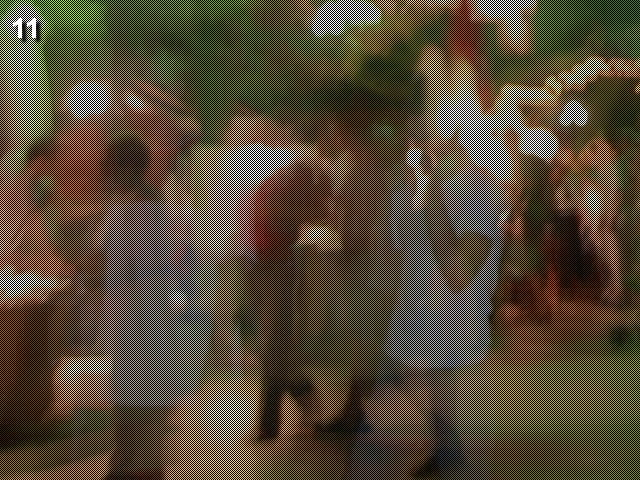
#> input picture Python_Challange/cave.jpg, 640 x 480 px
$ python 011-2.py
#> lines starting #> are read from the running program, lines starting #| are printed output that depends on the picture
#coding: utf8
#!/usr/bin/python

from PIL import Image

# download the image from: http://www.pythonchallenge.com/pc/return/cave.jpg

image = Image.open("cave.jpg")
#> image is the input picture: PIL image 640x480 RGB; mean R, G, B 85.8, 73.7, 57.3
size = tuple(x for x in image.size)
#> size = (640, 480)
odd = even = Image.new("RGB", size, (255,0,0,0))
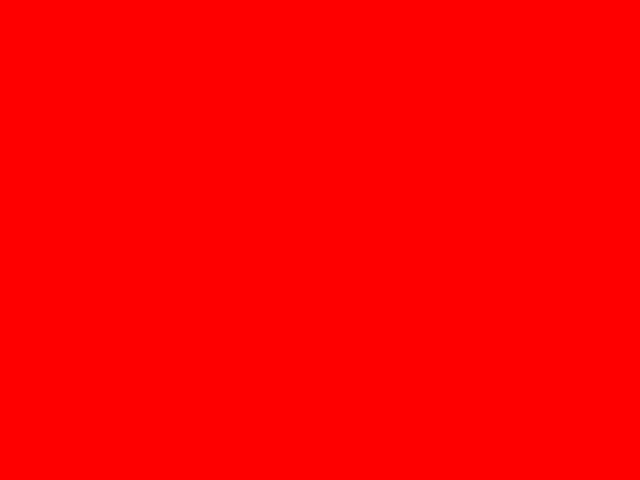
#> odd: PIL image 640x480 RGB; mean R, G, B 255, 0, 0

for x in range (image.size[0]):
	for y in range (image.size[1]):
		if ((x+y)%2==1):
			image.putpixel((x,y), 0)
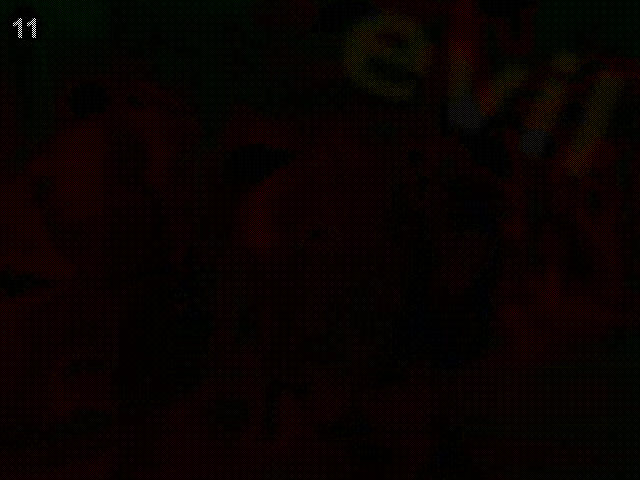
#> image: PIL image 640x480 RGB; mean R, G, B 7.8, 2, 0.2
image.save("1.jpg")


###################################################
# http://www.pythonchallenge.com/pc/def/evil.html #
###################################################
